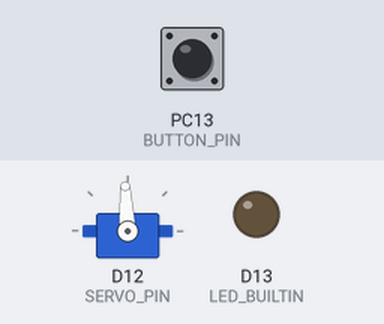
Simulated run of this program. Board: STM32 Nucleo. Parts: servo, output pins drawn as LEDs (lit = HIGH). The inputs (shaded band) are chosen by the test bench; at power-on: PC13 (BUTTON_PIN) HIGH.

Above: at 2.2 s.
2.3 s: PC13 (BUTTON_PIN) pulled LOW for 0.15 s
At 3.5 s:
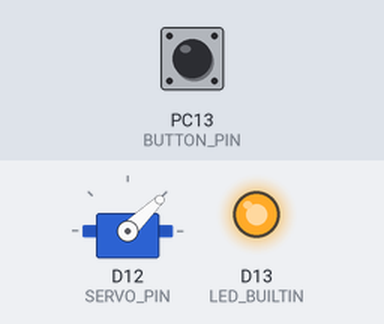
3.9 s: PC13 (BUTTON_PIN) pulled LOW for 1 s
At 4.9 s:
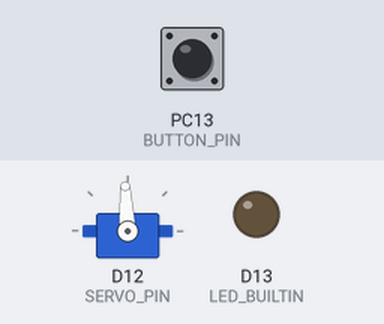
6.4 s: PC13 (BUTTON_PIN) pulled LOW for 0.15 s
At 6.8 s:
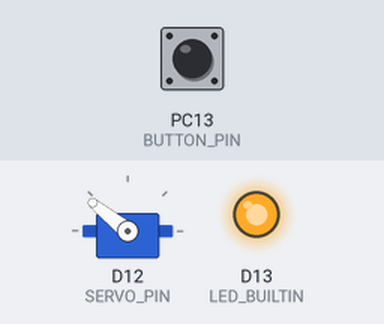
8.0 s: PC13 (BUTTON_PIN) pulled LOW for 3.2 s
At 9.2 s:
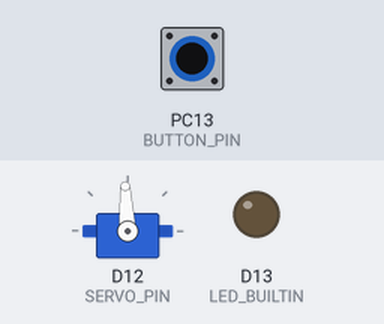
Timing chart, 0 to 11.0 s (numbered marks = the images above; inputs shaded):
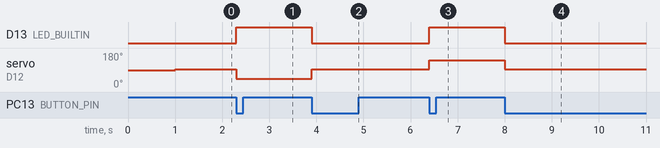

The program:

main.cpp
```cpp
#include <Arduino.h>
#include <Servo.h>

#define SERVO_PIN   PA6
#define BUTTON_PIN  PC13

volatile uint8_t countButtonTimes;
int values[] = {1000, 1500, 2000, 1500};

Servo myServo;

void servoSetPosition();

void setup() {
  // put your setup code here, to run once:
  myServo.attach(SERVO_PIN);

  delay(1000);

  myServo.writeMicroseconds(1500);

  pinMode(BUTTON_PIN, INPUT);
  pinMode(LED_BUILTIN, OUTPUT);

  attachInterrupt(BUTTON_PIN, servoSetPosition, FALLING);
}

void loop() {
  // put your main code here, to run repeatedly:
}

// uint16_t getValueFromButton(uint8_t count) {
//   uint16_t values[] = {1500, 1000, 2000};
//   return values[(count - 1) % 3];
// }

void servoSetPosition() {
  countButtonTimes ++;
  myServo.writeMicroseconds(values[(countButtonTimes - 1) % 4]);
  digitalWrite(LED_BUILTIN, !digitalRead(LED_BUILTIN));
}
```

Measured:
- after the input at 2.3 s, D13 (LED_BUILTIN): LOW → HIGH at once; servo on D12 (SERVO_PIN): 93° → 44° at once
- after the input at 3.9 s, D13 (LED_BUILTIN): HIGH → LOW at once; servo on D12 (SERVO_PIN): 44° → 93° at once
- after the input at 6.4 s, D13 (LED_BUILTIN): LOW → HIGH at once; servo on D12 (SERVO_PIN): 93° → 141° at once
- after the input at 8.0 s, D13 (LED_BUILTIN): HIGH → LOW at once; servo on D12 (SERVO_PIN): 141° → 93° at once
